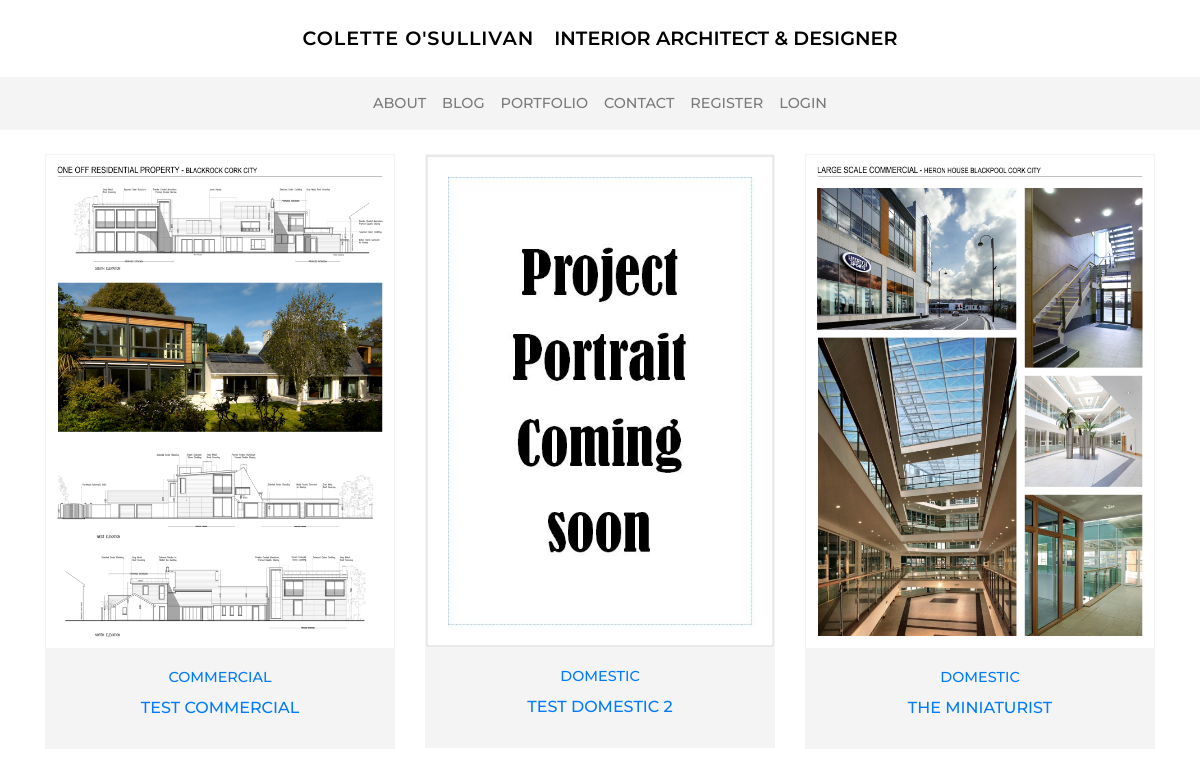
The page /portfolio/ on the database its author committed.
### portfolio/models.py (models this page shows, shortened)
class Project(models.Model):
    category = models.ForeignKey('Category', null=True, on_delete=models.CASCADE, related_name='projects')
    title = models.CharField(max_length=200)
    date = models.DateField(default=timezone.now)
    image_portrait = models.ImageField(default='project_portrait_default.jpg', upload_to="project_images")
    image_landscape = models.ImageField(default='project_landscape_default.jpg', upload_to="project_images")
    content = models.TextField()
    order = models.IntegerField(null=True)
    exclude = models.BooleanField(default=False)

class Category(models.Model):
    title = models.CharField(max_length=100)

### portfolio/views.py (the view)
# urls.py: path('', views.projects, name='projects'),
def projects(request):
    projects = Project.objects.filter(exclude=False).order_by('order')
    context = {'projects': projects}
    return render(request, 'portfolio/projects.html', context)

### portfolio/templates/portfolio/projects.html (shortened to what this page needs)
{% extends 'base.html' %}
{% load static %}
{% block content%}
<div class="row">
    {% for project in projects %}
    <div class="col-12 col-md-6 col-lg-4">
        <div class="card rounded-0 border-0 mb-2">
            <img src="{{ project.image_portrait.url }}" class="card-img-top image-fluid rounded-0 border-stone--1" alt="Placeholder image">
            <div class="card-body text-center stone height-cardtext">
                <a href="{% url 'project' pk=project.id %}">
                <h3 class="card-title">{{ project.category.title }}</h3>
                <h4 class="card-text">{{ project.title }}</h4>
            </a>
            </div>
        </div>
    </div>
    {% endfor %}
</div>
{% endblock %}

### static/css/main.css (style rules this page uses)
body { font-family: 'Ibarra Real Nova', serif; }
h1, h2, h3, h4, .heading { font-family: 'Montserrat', sans-serif; text-transform: uppercase; }
h3 { font-weight: 500; font-size: .9rem; text-align: center; }
h4 { font-size: 1rem; }
.border-stone--1 { border: 1px solid rgba(244, 244, 244); }
.stone { background-color: rgba(244, 244, 244, .95); }
.height-cardtext { height: 100px; }

### rows shown on the page
Project: image_portrait (picture), category "COMMERCIAL", title "TEST COMMERCIAL"
Project: image_portrait (placeholder picture), category "DOMESTIC", title "TEST DOMESTIC 2"
Project: image_portrait (picture), category "DOMESTIC", title "THE MINIATURIST"
